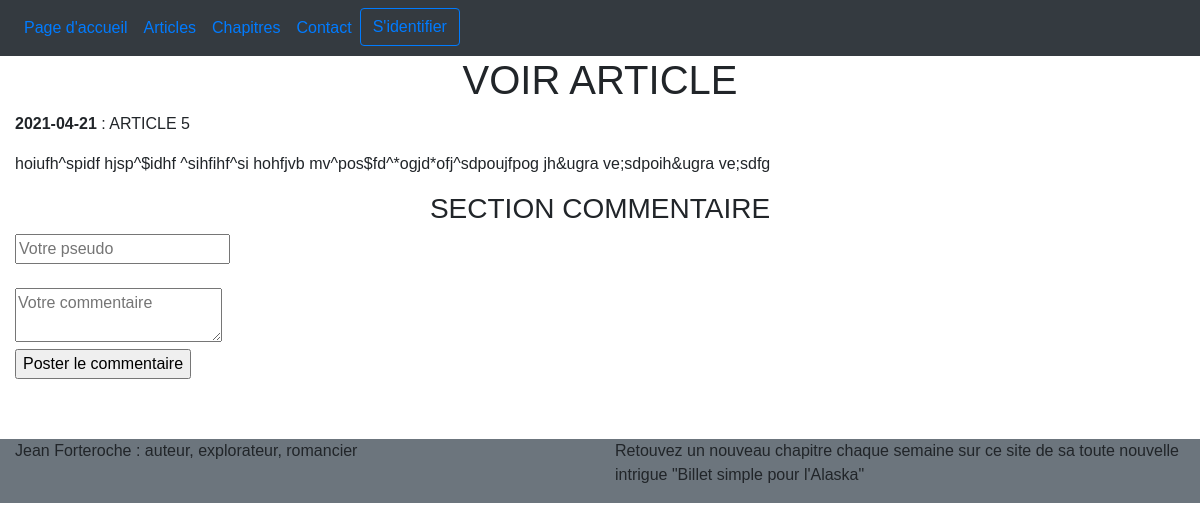
Before: /index.php?action=currentArticle&titre=ARTICLE 5 with the older database file.
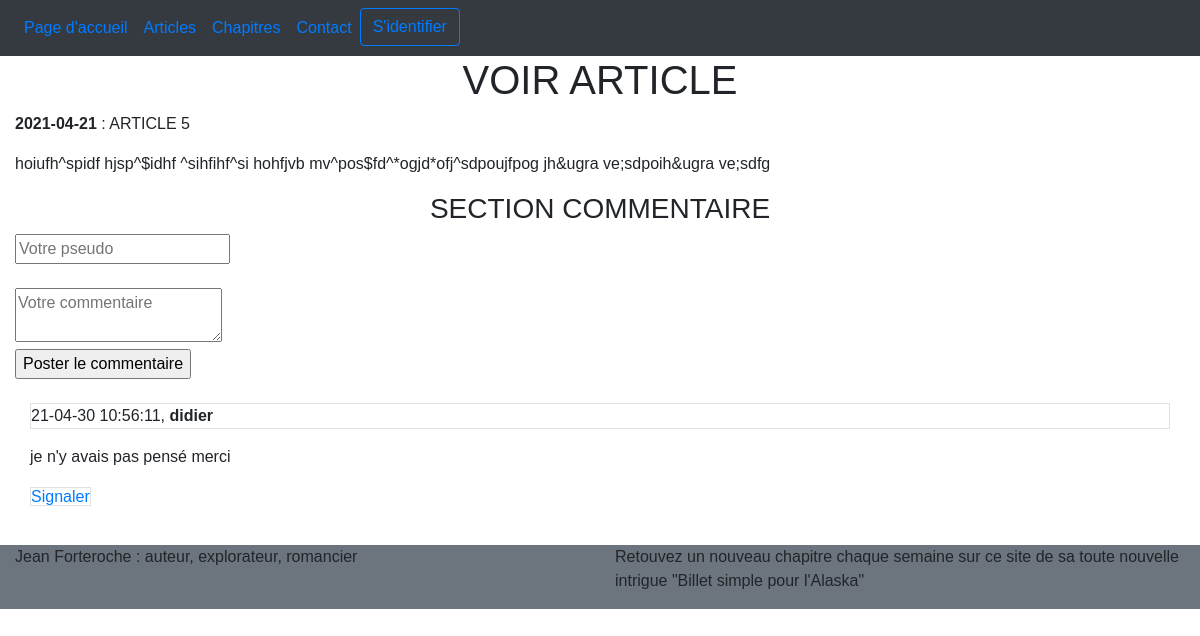
After: the same page with the newer database file.
### tables this page shows
CREATE TABLE `articles` (
  `id` int(11) NOT NULL,
  `date_publication` date NOT NULL,
  `titre` varchar(30) NOT NULL,
  `contenu` text NOT NULL
);

CREATE TABLE `posts` (
  `id_post` int(11) NOT NULL,
  `article_commenté` text NOT NULL,
  `cal` text NOT NULL,
  `pseudo` text NOT NULL,
  `contenu` text NOT NULL,
  `signale` tinyint(1) NOT NULL DEFAULT '0'
);

### model/user_manager.php (called while the page is built, shortened)
<?php
class UserManager extends Manager {
    public function demandeArticle($titre) {
        $db = $this -> dbconnect();
        $req = $db -> prepare ("SELECT id, date_publication, titre, contenu FROM articles WHERE titre = :titre");
        $req -> bindValue(':titre', $titre, PDO::PARAM_STR);
        $req -> execute();
        return $req;
    }
    public function getPosts($titre) {
        $db = $this -> dbconnect();
        $req = $db -> prepare("SELECT id_post, cal, pseudo, contenu FROM posts WHERE article_commenté = :titre ORDER BY cal");
        $req -> bindValue(':titre', $titre,  PDO::PARAM_STR);
        $req -> execute();
        return $req;
    }
}
?>

### controller/front_controller.php (called while the page is built, shortened)
<?php
require_once('model/user_manager.php');
class FrontController {
            ?>
            <?php
    public function afficheArticleDemande($titre) {
        $userManager = new UserManager;
        $reponse = $userManager -> demandeArticle($titre);
        $reponse -> execute();
        $retour = $userManager -> getPosts($titre);
        $retour -> execute();
        $tab_retour = array($reponse, $retour);
        return($tab_retour);
    }
}
?>

### view/currentArticle.php (the view, shortened to what this page needs)
    <h1 class="text-center">VOIR ARTICLE </h1>
    <div class="container-fluid">
        <div class="row">
            <div class="col-12">
                <?php
                    while($donnes = $article -> fetch()) {
                ?>
                <p>
                    <strong><?php echo $donnes['date_publication']; ?></strong> : <?php echo $donnes['titre']; ?> <br/>
                    <?php echo $donnes['contenu']; ?>
                </p>
                <?php
                    }
                ?>
            </div>
        </div>
        <div class="row">
            <div class="col-12" >
                <h3 class="text-center">SECTION COMMENTAIRE</h1>
                <form method="post" action="/Projet4/index.php?action=envoieCommentaire&titre=<?php echo $_GET['titre'] ?>" >
                    <input type="text" name="pseudo" placeholder="Votre pseudo" required/> <br/><br/>
                    <textarea name="commentaire" placeholder="Votre commentaire" ></textarea><br/>
                    <input type="submit" value="Poster le commentaire" name="poster" /><br/><br/>
                </form>
                <div class="col-12">
                    <?php
                        while($liste = $liste_comms -> fetch()){
                    ?>
                        <p class="border">
                            <?php echo $liste['cal']; ?>, <strong><?php echo $liste['pseudo']; ?> </strong><br/>
                            <?php echo html_entity_decode($liste['contenu']); ?>
                        </p>
                        <a href="/Projet4/index.php?action=signale&id=<?php echo $liste['id_post'] ?>" class="border"> Signaler </a>
                    <?php
                        }
                    ?>
                </div>
            </div>
        </div>
    </div>
<?php require('template.php'); ?>

Changed rows visible on the page:
added posts: cal "21-04-30 10:56:11", pseudo "didier", contenu "je n'y avais pas pensé merci"
